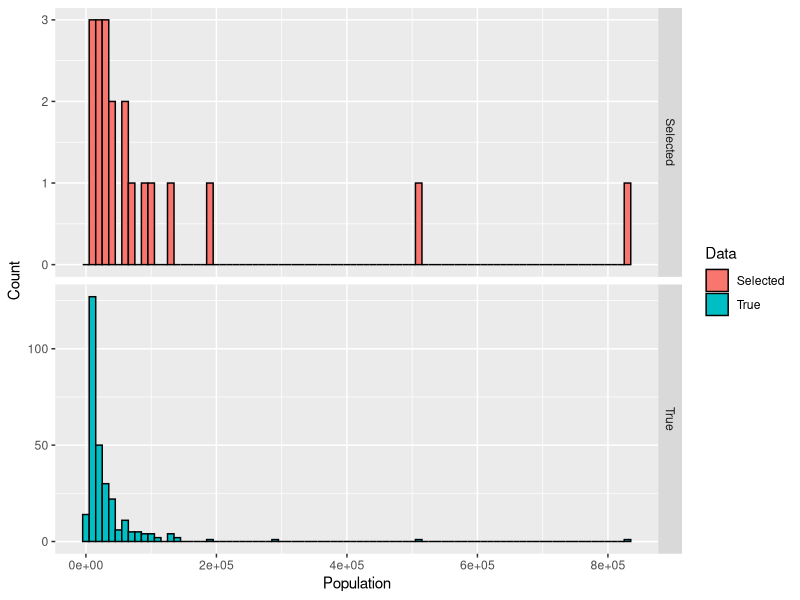
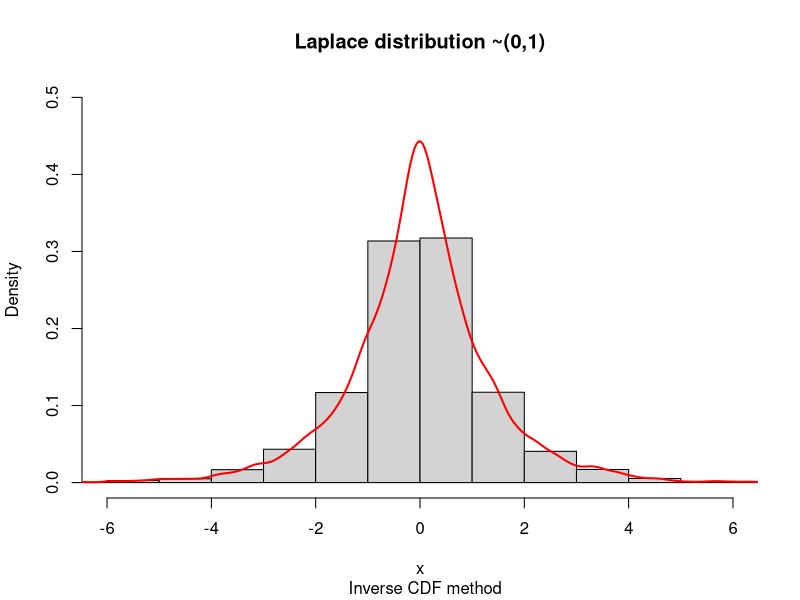
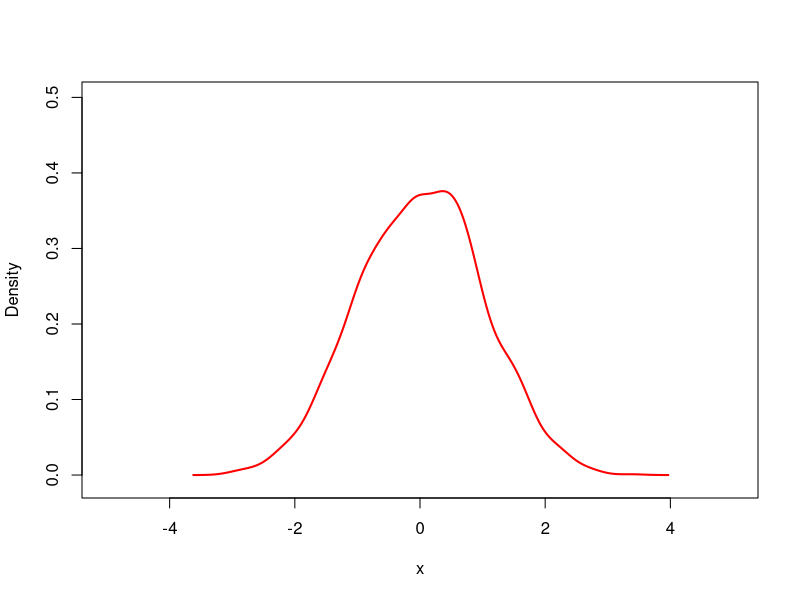

Write R code to recreate these figures, in order. (Note: this script raises an error after producing the figures.)
## ---- chunk 1
knitr::opts_chunk$set(echo = TRUE)
## ---- chunk 2
pop <- read.csv2("../data/population.csv", encoding = "latin1")
## ---- chunk 3
cityUnif <- function(data){
    data$prob <- data$Population / sum(data$Population)
    data$cumprob <- cumsum(data$prob)
    return(which.min(data$cumprob < runif(1)))
}
## ---- chunk 4
n <- 20

rmpop <- pop
selpop <-  data.frame()

set.seed(123456)

for (i in 1:n) {
    popidx <- cityUnif(rmpop)
    selpop <- rbind(selpop, rmpop[popidx,])
    rmpop <- rmpop[-popidx,]
}
## ---- chunk 5
print(paste(as.character(selpop$Municipality),":",selpop$Population))
## ---- chunk 6
library(ggplot2)

true_pop <- data.frame(pop=pop$Population)
picked_pop <- data.frame(pop=selpop$Population)

true_pop$data <- "True"
picked_pop$data <- "Selected"

plot_data <- rbind(true_pop, picked_pop)

ggplot(plot_data, aes(pop, fill=data)) +
    geom_histogram(color="black", binwidth=10000) +
    facet_grid(data ~ ., scales="free_y") +
    xlab("Population") + ylab("Count") +
    labs(fill="Data")
## ---- chunk 7
invLap <- function(){
    rng <- runif(1)

    if(rng > 0.5) {
        return(-log(2 - 2 * rng) )
    } else {
        return(log(2 * rng))
    }
}
## ---- chunk 8
plotdata <- sapply(1:10000,FUN = function(x) invLap())

hist(plotdata, prob = TRUE, ylim = c(0,0.5), xlim = c(-6,6),
     xlab = "x", main = "Laplace distribution ~(0,1)",
     sub = "  Inverse CDF method", breaks = 20)
lines(density(plotdata), col = "red", lwd = 2)
## ---- chunk 9
DE01 <- function(x) {
    (1 / 2) * exp(-abs(x))
}

ar <- function(c) {
  rej <- 0

  generated <- FALSE
  x <- c()

  while(!generated){
      y <- invLap() # Y ~ f_y
      u <- runif(1) # U(0,1)

      fx <- dnorm(y, mean = 0, sd = 1) # fx(y)
      fy <- DE01(y) #f_y

      if(u < fx / (c * fy)){
          return(c(y, rej))  #alt. set x <- y and generated = TRUE, to end the loop
      }

      rej <- rej + 1
  }
}
## ---- chunk 10
ARsim <- data.frame(rn = 1, rej = 1)
c <- 1.32

for(i in 1:2000){
    ARsim[i,] <- ar(c=c)
}
## ---- chunk 11
plot(x = 0, y = 0, col ="white", xlim = c(-5,5),
     ylim = c(-0.01,0.5), xlab = "x", ylab = "Density" )
lines(density(ARsim$rn), col="red", lwd=2)
lines(density(nor), col="blue", lwd=2)
## ---- chunk 12
par(mfrow = c(1,2))
hist(ARsim$rn, main = "Simulated Normal", xlab = "x",
     col = "orange",  breaks = 30)

set.seed(123456)
hist(rnorm(2000,0,1), main = "Normal drawn from rnorm", xlab = "x",
     col = "lightgreen", breaks = 30 )
## ---- chunk 13
par(mfrow = c(1,1))
## ---- chunk 14
options(digits=3)
